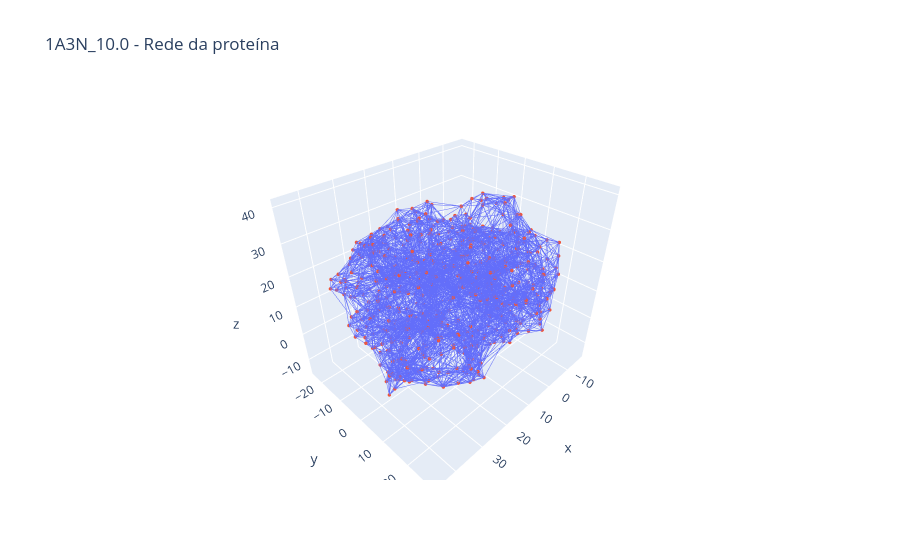

The code cell stored with this chart in its notebook:
### Code cell
import plotly.graph_objects as go

# coordenadas dos nós
node_x = []
node_y = []
node_z = []

for node in G.nodes():

    node_x.append(G.nodes[node]["x"])
    node_y.append(G.nodes[node]["y"])
    node_z.append(G.nodes[node]["z"])

# arestas
edge_x = []
edge_y = []
edge_z = []

for u, v in G.edges():

    edge_x.extend([
        G.nodes[u]["x"],
        G.nodes[v]["x"],
        None
    ])

    edge_y.extend([
        G.nodes[u]["y"],
        G.nodes[v]["y"],
        None
    ])

    edge_z.extend([
        G.nodes[u]["z"],
        G.nodes[v]["z"],
        None
    ])

edge_trace = go.Scatter3d(
    x=edge_x,
    y=edge_y,
    z=edge_z,
    mode="lines",
    line=dict(width=1),
    hoverinfo="none"
)

node_trace = go.Scatter3d(
    x=node_x,
    y=node_y,
    z=node_z,
    mode="markers",
    marker=dict(
        size=2
    )
)

fig = go.Figure(
    data=[
        edge_trace,
        node_trace
    ]
)

fig.update_layout(
    title=nome_proteina+"_"+str(cutoff)+" - Rede da proteína",
    showlegend=False
)

fig.show()

### Figure 1 — Plotly figure (JSON) as saved in the notebook; plotly's stock layout.template omitted (floating-point values rounded to 4 significant figures; data arrays with more than 128 entries replaced by an {"elided": "..."} marker saying what was removed)
{"data": [{"hoverinfo": "none", "line": {"width": 1}, "mode": "lines", "type": "scatter3d", "x": {"elided": "16641 float values"}, "y": {"elided": "16641 float values"}, "z": {"elided": "16641 float values"}}, {"marker": {"size": 2}, "mode": "markers", "type": "scatter3d", "x": {"elided": "572 float values"}, "y": {"elided": "572 float values"}, "z": {"elided": "572 float values"}}], "layout": {"showlegend": false, "title": {"text": "1A3N_10.0 - Rede da proteína"}}}
